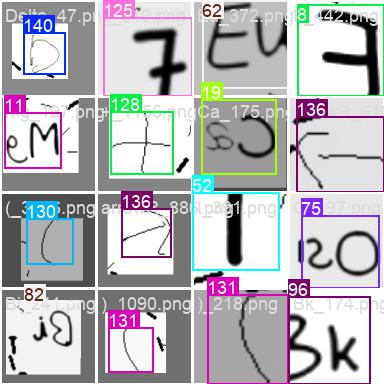
#> input picture Model/chemical_elements_training/phase2_elements_oversampled_1/train_batch0.jpg, 384 x 384 px
$ python -i preprocess.py   (imports and definitions only)
#> lines starting #> are read from the running program, lines starting #| are printed output that depends on the picture; after the words box and inside, x2 and y2 are one past the last pixel; in counts of white or black regions, pixels touching at a corner belong together
#> further down, picture is the input picture: shape (384, 384, 3); mean B, G, R 187.1, 182.7, 184
import cv2
import numpy as np
from sklearn.cluster import DBSCAN


def filter_corners_dbscan(corners, eps=15, min_samples=2):
    """
    使用DBSCAN聚类过滤孤立角点
    """
    if corners is None:
        return None, np.array([])

    if len(corners) < 2:
        return corners, np.array([0] * len(corners)) if len(corners) > 0 else np.array([])

    corners_array = np.array([corner.ravel() for corner in corners])

    # 执行DBSCAN聚类
    clustering = DBSCAN(eps=eps, min_samples=min_samples).fit(corners_array)
    labels = clustering.labels_

    # 找出非噪声点（label != -1）
    non_noise_indices = np.where(labels != -1)[0]

    if len(non_noise_indices) > 0:
        filtered_corners = corners[non_noise_indices]
        filtered_labels = labels[non_noise_indices]
        print(f"DBSCAN过滤: 从 {len(corners)} 个角点中保留 {len(filtered_corners)} 个角点")
        return filtered_corners, filtered_labels
    else:
        print("DBSCAN过滤: 所有角点都被识别为噪声，返回原始角点")
        return corners, labels


def preprocess(img):
    # ==================================初步预处理===================================
    # 转换为灰度图
    img_1 = cv2.cvtColor(img, cv2.COLOR_BGR2GRAY)
    # 比例缩放
    scale_percent = 50  # 缩放为原来的20%
    width = int(img_1.shape[1] * scale_percent / 100)
#> width = 192
    height = int(img_1.shape[0] * scale_percent / 100)
#> height = 192
    dim = (width, height)
#> dim = (192, 192)
    img_1 = cv2.resize(img_1, dim, interpolation=cv2.INTER_AREA)
#> img_1: shape (192, 192)
    # 添加高斯去噪
    img_2 = cv2.GaussianBlur(img_1, (3, 3), 0)  # 高斯核大小为3x3
    # 自适应阈值二值化
    img_3 = cv2.adaptiveThreshold(img_2, 255, cv2.ADAPTIVE_THRESH_GAUSSIAN_C, cv2.THRESH_BINARY, 15, 14)
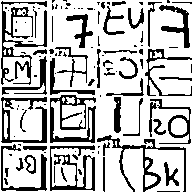
#> img_3: shape (192, 192); 74.1% white; 108 black regions (63 under 20 px), largest, box (x1, y1, x2, y2) and area: (1, 1, 47, 85) 1038, (50, 95, 96, 143) 887, (97, 135, 186, 192) 802
    # 开运算
    kernel_1 = np.ones((2, 2), np.uint8)
    img_4 = cv2.morphologyEx(img_3, cv2.MORPH_CLOSE, kernel_1)
#> img_4: shape (192, 192); 76.4% white; 143 black regions (69 under 20 px), largest, box (x1, y1, x2, y2) and area: (51, 107, 97, 144) 455, (120, 146, 162, 192) 447, (3, 108, 48, 144) 445
    # kernel_11 = np.ones((2, 2), np.uint8)
    # img_4 = cv2.morphologyEx(img_4, cv2.MORPH_OPEN, kernel_11)
    # 将四个图像水平拼接成一行四列
    img_5 = np.hstack([img_1, img_2, img_3, img_4])
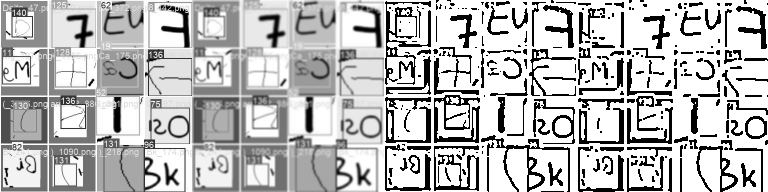
#> img_5: shape (192, 768); min 0, max 255, mean 187.8
    # 调整显示窗口大小以适应拼接后的图像
    # cv2.imshow('Pro', img_5)

    # ==============================Shi-Tomasi 角点检测================================
    img_corner = img_4.copy()
    # 检测参数
    max_corners = 100  # 要检测的最大角点数量
    quality_level = 0.01  # 角点质量水平（0-1之间）
    min_distance = 10  # 角点之间的最小欧式距离
    # 执行角点检测
    corners_1 = cv2.goodFeaturesToTrack(img_corner, max_corners, quality_level, min_distance)
#> corners_1 = 100 rows, first 8: [115, 147], [20, 150], [109, 70], [61, 53], [142, 4], [90, 157], [64, 157], [12, 156]

    # ----------------------------------创建显示图像-----------------------------------------
    img_display_original = cv2.resize(img, dim, interpolation=cv2.INTER_AREA).copy()
    img_display_filtered = cv2.resize(img, dim, interpolation=cv2.INTER_AREA).copy()
    # ------------------------绘制原始角点（第一张图）----------------------------
    if corners_1 is not None:
        corners_1_array = np.array([corner.ravel() for corner in corners_1], dtype=np.int32)
#> corners_1_array = 100 pairs, first value 3 to 190, second value 2 to 189
        # 在第一张图上绘制所有原始角点（红色）
        for corner in corners_1_array:
            x, y = corner
            cv2.circle(img_display_original, (x, y), 4, (0, 0, 255), -1)  # 红色圆点
            cv2.putText(img_display_original, f'({x},{y})', (x + 5, y - 5),
                        cv2.FONT_HERSHEY_SIMPLEX, 0.3, (0, 0, 255), 1)
#> this loop made 100 passes
#> (x, y) on passes 1 to 12: (115, 147), (20, 150), (109, 70), (61, 53), (142, 4), (90, 157), (64, 157), (12, 156), (25, 132), (86, 129), (13, 109), (31, 84)
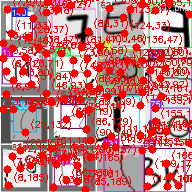
#> img_display_original: shape (192, 192, 3); mean B, G, R 129.2, 126.5, 206.5
        print(f"原始角点数量: {len(corners_1)}")
#| 原始角点数量: 100
    # ------------------------使用DBSCAN去除噪声角点-----------------------------
    if corners_1 is not None:
        corners_2, labels = filter_corners_dbscan(corners_1, eps=20, min_samples=2)
#> in filter_corners_dbscan, `corners_array = np.array([corner.ravel() for corner in corners])`: corners_array has the same summary as corners_1_array in preprocess
#> in filter_corners_dbscan, `labels = clustering.labels_`: labels = 100 values, max 0 at index 0, min -1 at index 48, mean -0.02
#> in filter_corners_dbscan, `non_noise_indices = np.where(labels != -1)[0]`: non_noise_indices = 98 values from 0 to 99
#> in filter_corners_dbscan, `filtered_corners = corners[non_noise_indices]`: filtered_corners = 98 rows, first 8: [115, 147], [20, 150], [109, 70], [61, 53], [142, 4], [90, 157], [64, 157], [12, 156]
#> in filter_corners_dbscan, `filtered_labels = labels[non_noise_indices]`: filtered_labels = 98 values from 0 to 0
#| DBSCAN过滤: 从 100 个角点中保留 98 个角点
#> corners_2 has the same summary as filtered_corners in filter_corners_dbscan; labels = 98 values from 0 to 0
        # 确保labels有正确的长度
        if corners_2 is not None:
            if len(labels) != len(corners_2):
                # 如果长度不匹配，创建对应的标签
                if len(corners_2) == len(corners_1):
                    labels = np.array([0] * len(corners_2))  # 所有点属于同一个簇
                else:
                    labels = np.array([0] * len(corners_2))  # 默认标签
        # 在第二张图上绘制过滤后的角点（用不同颜色显示不同簇）
        if corners_2 is not None:
            corners_2_array = np.array([corner.ravel() for corner in corners_2], dtype=np.int32)
#> corners_2_array = 98 pairs, first value 3 to 178, second value 2 to 189
            # 为每个簇分配不同颜色
            colors = [(0, 255, 0), (255, 0, 0), (0, 255, 255), (255, 255, 0),
                      (255, 0, 255), (0, 128, 255), (255, 128, 0), (128, 255, 0)]
            # 获取非噪声点的标签
            non_noise_labels = labels[labels != -1]
#> non_noise_labels = 98 values from 0 to 0
            for i, corner in enumerate(corners_2_array):
                x, y = corner
                color_idx = non_noise_labels[i] % len(colors)
                color = colors[color_idx]
                # 绘制角点
                cv2.circle(img_display_filtered, (x, y), 4, color, -1)
                cv2.putText(img_display_filtered, f'C{non_noise_labels[i]}', (x + 5, y - 5),
                            cv2.FONT_HERSHEY_SIMPLEX, 0.4, color, 1)
                # 在原始图上也用绿色标记保留的点（便于对比）
                cv2.circle(img_display_original, (x, y), 6, (0, 255, 0), 2)
#> this loop made 98 passes
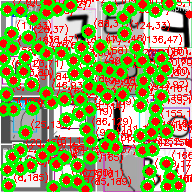
#> img_display_original: shape (192, 192, 3); mean B, G, R 88.9, 155.9, 153.4
            print(f"过滤后角点数量: {len(corners_2)}")
#| 过滤后角点数量: 98
            # 在过滤后的图上添加统计信息
            cv2.putText(img_display_filtered, f'Clusters: {len(set(non_noise_labels))}',
                        (10, 30), cv2.FONT_HERSHEY_SIMPLEX, 0.7, (0, 0, 0), 2)
            cv2.putText(img_display_filtered, f'Points: {len(corners_2)}',
                        (10, 60), cv2.FONT_HERSHEY_SIMPLEX, 0.7, (0, 0, 0), 2)
        # 在原始图上添加统计信息
        cv2.putText(img_display_original, f'Original Points: {len(corners_1)}',
                    (10, 30), cv2.FONT_HERSHEY_SIMPLEX, 0.7, (0, 0, 0), 2)
        cv2.putText(img_display_original, f'Filtered Points: {len(corners_2) if corners_2 is not None else 0}',
                    (10, 60), cv2.FONT_HERSHEY_SIMPLEX, 0.7, (0, 0, 0), 2)

    # 显示两张对比图
    img_6 = np.hstack([img_display_original, img_display_filtered])
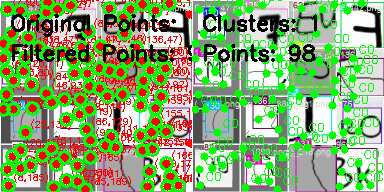
#> img_6: shape (192, 384, 3); mean B, G, R 112, 168.1, 141.3
    # cv2.imshow('compare', img_6)

    # ==============================边界范围计算和ROI提取================================
    roi_binary = None
    if corners_2 is not None and len(corners_2) > 0:
        corners_array = np.array([corner.ravel() for corner in corners_2], dtype=np.int32)
#> corners_array has the same summary as corners_2_array

        # 计算边界矩形
        x_min, y_min = np.min(corners_array, axis=0)
#> x_min = 3; y_min = 2
        x_max, y_max = np.max(corners_array, axis=0)
#> x_max = 178; y_max = 189

        # 扩大边界（在周围加一圈）
        expand_pixels = 8  # 扩大10个像素
        x_min_expanded = max(0, x_min - expand_pixels)
#> x_min_expanded = 0
        y_min_expanded = max(0, y_min - expand_pixels)
#> y_min_expanded = 0
        x_max_expanded = min(width, x_max + expand_pixels)
#> x_max_expanded = 186
        y_max_expanded = min(height, y_max + expand_pixels)
#> y_max_expanded = 192

        # 创建带有边界的显示图像
        img_with_boundaries = cv2.resize(img, dim, interpolation=cv2.INTER_AREA).copy()

        # 绘制角点
        for corner in corners_array:
            x, y = corner
            cv2.circle(img_with_boundaries, (x, y), 3, (0, 0, 255), -1)
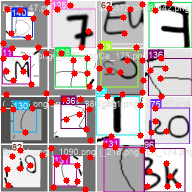
#> img_with_boundaries: shape (192, 192, 3); mean B, G, R 173.5, 169.9, 190.6

        # 绘制原始边界矩形（绿色）
        cv2.rectangle(img_with_boundaries, (x_min, y_min), (x_max, y_max), (0, 255, 0), 2)

        # 绘制扩大后的红边框
        cv2.rectangle(img_with_boundaries, (x_min_expanded, y_min_expanded),
                      (x_max_expanded, y_max_expanded), (0, 0, 255), 3)

        # ROI提取
        # 在二值图上分割（使用扩大后的边界）
        img_4_resized = cv2.resize(img_4, dim, interpolation=cv2.INTER_AREA)
        roi_binary = img_4_resized[y_min_expanded:y_max_expanded, x_min_expanded:x_max_expanded]
        # 显示边界和ROI结果
        # cv2.imshow('Expanded_Boundaries', img_with_boundaries)

        # if roi_binary.size > 0:
        #     # cv2.imshow('ROI_res', roi_binary)
        #     cv2.imwrite('ROI_res.png', roi_binary)

        # 打印边界信息
        print(f"\n=== 边界信息 ===")
        print(f"原始边界矩形: ({x_min}, {y_min}) - ({x_max}, {y_max})")
#| 原始边界矩形: (3, 2) - (178, 189)
        print(f"原始边界尺寸: {x_max - x_min} x {y_max - y_min}")
#| 原始边界尺寸: 175 x 187
        print(f"扩大后边界: ({x_min_expanded}, {y_min_expanded}) - ({x_max_expanded}, {y_max_expanded})")
#| 扩大后边界: (0, 0) - (186, 192)
        print(f"扩大后尺寸: {x_max_expanded - x_min_expanded} x {y_max_expanded - y_min_expanded}")
#| 扩大后尺寸: 186 x 192
        print(f"扩大像素: {expand_pixels}")
    else:
        print("没有有效的角点进行边界计算")

    return roi_binary


# [39 lines left out: function alpha, not called in this run]


def preprocess_to_45x45(img):
    """
    对输入图片进行预处理，输出45x45的等比例缩放结果

    参数
    ------
    img : np.ndarray
        输入图像，BGR格式

    返回
    ------
    np.ndarray
        45x45的预处理结果，保持原始比例，居中显示在白底上
    """
    if img is None:
        return None

    # 预处理
    roi = preprocess(img)

    if roi is not None and (not hasattr(roi, 'size') or roi.size > 0):
        # 保持比例缩放：长边缩放到45像素，短边等比例缩放
        h, w = roi.shape[:2]
#> h = 192; w = 186
        max_size = 45

        # 计算缩放比例
        if h > w:
            # 高度是长边
            scale = max_size / h
#> scale = 0.234
            new_h = max_size
            new_w = int(w * scale)
#> new_w = 43
        else:
            # 宽度是长边
            scale = max_size / w
            new_w = max_size
            new_h = int(h * scale)

        # 缩放图像
        roi_scaled = cv2.resize(roi, (new_w, new_h), interpolation=cv2.INTER_AREA)

        # 确保是3维的（BGR格式）
        if len(roi_scaled.shape) == 2:
            roi_scaled = cv2.cvtColor(roi_scaled, cv2.COLOR_GRAY2BGR)
#> roi_scaled: shape (45, 43, 3)

        # 创建45x45的白底画布
        canvas = np.ones((45, 45, 3), dtype=np.uint8) * 255

        # 计算居中位置
        start_y = (45 - new_h) // 2
        start_x = (45 - new_w) // 2
#> start_x = 1

        # 将缩放后的图像居中粘贴到画布上
        canvas[start_y:start_y + new_h, start_x:start_x + new_w] = roi_scaled
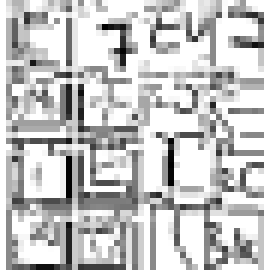
#> canvas: shape (45, 45, 3) (shown 6 times larger); min 0, max 255, mean 197.8

        return canvas
    else:
        # 如果预处理失败，返回黑色图片
        return np.zeros((45, 45, 3), dtype=np.uint8)


# [158 lines left out: function detect_intersections_and_crops, not called in this run]

>>> import cv2
>>> picture = cv2.imread('../Model/chemical_elements_training/phase2_elements_oversampled_1/train_batch0.jpg')
>>> result = preprocess_to_45x45(picture)

$ run again, on Model/chemical_elements_training/phase2_elements_oversampled_1/train_batch1.jpg
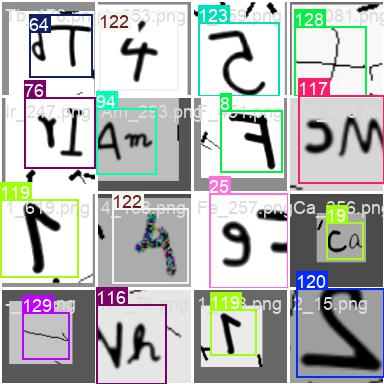
#> input picture Model/chemical_elements_training/phase2_elements_oversampled_1/train_batch1.jpg, 384 x 384 px
#> picture is the input picture: shape (384, 384, 3); mean B, G, R 184, 184.9, 182.8
#> img_3: shape (192, 192); 76% white; 102 black regions (48 under 20 px), largest, box (x1, y1, x2, y2) and area: (11, 1, 61, 92) 1015, (97, 145, 143, 192) 682, (145, 5, 192, 92) 578
#> img_4: shape (192, 192); 78.6% white; 132 black regions (63 under 20 px), largest, box (x1, y1, x2, y2) and area: (152, 145, 191, 186) 435, (50, 57, 96, 96) 361, (98, 146, 129, 192) 309
#> corners_1 = 100 rows, first 8: [13, 166], [27, 156], [189, 141], [13, 180], [35, 171], [17, 153], [68, 147], [153, 145]
#> corners_1_array = 100 pairs, first value 2 to 190, second value 3 to 190
#> the loop in preprocess, `for corner in corners_1_array:` made 100 passes
#> after the loop in preprocess, `for corner in corners_1_array:`:
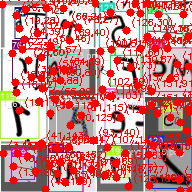
#> img_display_original: shape (192, 192, 3); mean B, G, R 131.3, 132.6, 206.3
#| 原始角点数量: 100
#> in filter_corners_dbscan, `corners_array = np.array([corner.ravel() for corner in corners])`: corners_array has the same summary as corners_1_array in preprocess
#> in filter_corners_dbscan, `labels = clustering.labels_`: labels = 100 values, max 5 at index 51, min -1 at index 39, mean 1.22
#> non_noise_indices = 96 values from 0 to 98
#> filtered_corners = 96 rows, first 8: [13, 166], [27, 156], [189, 141], [13, 180], [35, 171], [17, 153], [68, 147], [153, 145]
#> filtered_labels = 96 values, max 5 at index 50, min 0 at index 0, mean 1.31
#| DBSCAN过滤: 从 100 个角点中保留 96 个角点
#> in preprocess, `corners_2, labels = filter_corners_dbscan(corners_1, eps=20, min_sampl..`: corners_2 has the same summary as filtered_corners in filter_corners_dbscan; labels has the same summary as filtered_labels in filter_corners_dbscan
#> corners_2_array = 96 pairs, first value 2 to 190, second value 3 to 190
#> non_noise_labels has the same summary as filtered_labels in filter_corners_dbscan
#> the loop in preprocess, `for i, corner in enumerate(corners_2_array):` made 96 passes
#> (x, y, color_idx, color) on passes 1 to 8: (13, 166, 0, (0, 255, 0)), (27, 156, 0, (0, 255, 0)), (189, 141, 1, (255, 0, 0)), (13, 180, 0, (0, 255, 0)), (35, 171, 0, (0, 255, 0)), (17, 153, 0, (0, 255, 0)), (68, 147, 0, (0, 255, 0)), (153, 145, 2, (0, 255, 255))
#| 过滤后角点数量: 96
#> in preprocess, `corners_array = np.array([corner.ravel() for corner in corners_2], dty..`: corners_array has the same summary as corners_2_array
#> x_min = 2; y_min = 3
#> x_max = 190
#> x_min_expanded = 0
#> x_max_expanded = 192
#> the loop in preprocess, `for corner in corners_array:` made 96 passes
#| 原始边界矩形: (2, 3) - (190, 190)
#| 原始边界尺寸: 188 x 187
#| 扩大后边界: (0, 0) - (192, 192)
#| 扩大后尺寸: 192 x 192
#> in preprocess_to_45x45, `roi_scaled = cv2.resize(roi, (new_w, new_h), interpolation=cv2.INTER_A..`:
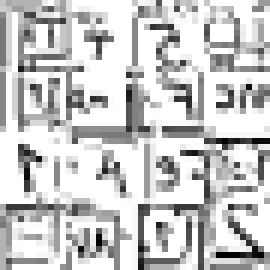
#> roi_scaled: shape (45, 45) (shown 6 times larger); min 0, max 255, mean 200.5

$ run again, on Model/chemical_elements_training/phase2_elements_oversampled_1/train_batch2.jpg
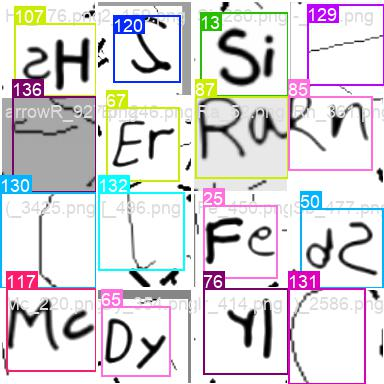
#> input picture Model/chemical_elements_training/phase2_elements_oversampled_1/train_batch2.jpg, 384 x 384 px
#> picture is the input picture: shape (384, 384, 3); mean B, G, R 216.1, 213.7, 215.5
#> img_3: shape (192, 192); 78.3% white; black in thin lines or dots
#> img_4: shape (192, 192); 80.1% white; 134 black regions (65 under 20 px), largest, box (x1, y1, x2, y2) and area: (50, 2, 96, 49) 574, (102, 136, 162, 190) 518, (0, 151, 31, 189) 268
#> corners_1 = 100 rows, first 8: [49, 105], [50, 182], [132, 117], [170, 105], [22, 11], [56, 154], [156, 105], [113, 103]
#> corners_1_array = 100 pairs, first value 5 to 189, second value 4 to 190
#> the loop in preprocess, `for corner in corners_1_array:` made 100 passes
#> after the loop in preprocess, `for corner in corners_1_array:`:
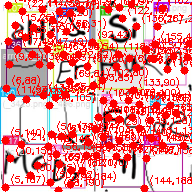
#> img_display_original: shape (192, 192, 3); mean B, G, R 150.3, 149.1, 229.8
#| 原始角点数量: 100
#> in filter_corners_dbscan, `corners_array = np.array([corner.ravel() for corner in corners])`: corners_array has the same summary as corners_1_array in preprocess
#> in filter_corners_dbscan, `labels = clustering.labels_`: labels = 100 values, max 3 at index 49, min -1 at index 35, mean 0.16
#> non_noise_indices = 97 values from 0 to 99
#> filtered_corners = 97 rows, first 8: [49, 105], [50, 182], [132, 117], [170, 105], [22, 11], [56, 154], [156, 105], [113, 103]
#> filtered_labels = 97 values, max 3 at index 46, min 0 at index 0, mean 0.196
#| DBSCAN过滤: 从 100 个角点中保留 97 个角点
#> in preprocess, `corners_2, labels = filter_corners_dbscan(corners_1, eps=20, min_sampl..`: corners_2 has the same summary as filtered_corners in filter_corners_dbscan; labels has the same summary as filtered_labels in filter_corners_dbscan
#> corners_2_array = 97 pairs, first value 5 to 189, second value 4 to 190
#> non_noise_labels has the same summary as filtered_labels in filter_corners_dbscan
#> the loop in preprocess, `for i, corner in enumerate(corners_2_array):` made 97 passes
#> (x, y, color_idx, color) on passes 1 to 8: (49, 105, 0, (0, 255, 0)), (50, 182, 0, (0, 255, 0)), (132, 117, 0, (0, 255, 0)), (170, 105, 0, (0, 255, 0)), (22, 11, 0, (0, 255, 0)), (56, 154, 0, (0, 255, 0)), (156, 105, 0, (0, 255, 0)), (113, 103, 0, (0, 255, 0))
#| 过滤后角点数量: 97
#> in preprocess, `corners_array = np.array([corner.ravel() for corner in corners_2], dty..`: corners_array has the same summary as corners_2_array
#> x_min = 5; y_min = 4
#> x_max = 189; y_max = 190
#> x_min_expanded = 0
#> x_max_expanded = 192
#> the loop in preprocess, `for corner in corners_array:` made 97 passes
#| 原始边界矩形: (5, 4) - (189, 190)
#| 原始边界尺寸: 184 x 186
#| 扩大后边界: (0, 0) - (192, 192)
#| 扩大后尺寸: 192 x 192
#> in preprocess_to_45x45, `roi_scaled = cv2.resize(roi, (new_w, new_h), interpolation=cv2.INTER_A..`:
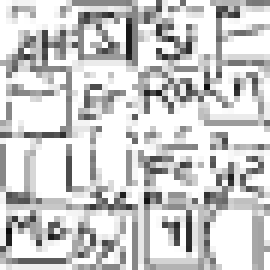
#> roi_scaled: shape (45, 45) (shown 6 times larger); min 10, max 255, mean 204.2

$ run again, on Model/chemical_elements_training/phase2_elements_oversampled_1/val_batch0_pred.jpg
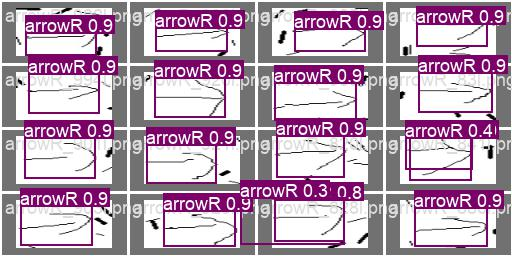
#> input picture Model/chemical_elements_training/phase2_elements_oversampled_1/val_batch0_pred.jpg, 512 x 256 px
#> picture is the input picture: shape (256, 512, 3); mean B, G, R 179.4, 160, 182.9
#> img_3: shape (128, 256); 63.7% white; 105 black regions (77 under 20 px), largest, box (x1, y1, x2, y2) and area: (1, 1, 63, 127) 2920, (193, 1, 255, 90) 1714, (65, 1, 127, 59) 1157
#> img_4: shape (128, 256); 68.4% white; 191 black regions (88 under 20 px), largest, box (x1, y1, x2, y2) and area: (3, 41, 64, 71) 431, (3, 12, 64, 39) 415, (112, 89, 192, 103) 409
#> corners_1 = 100 rows, first 8: [117, 72], [181, 35], [57, 16], [94, 14], [12, 123], [118, 118], [163, 117], [90, 115]
#> corners_1_array = 100 pairs, first value 2 to 253, second value 2 to 124
#> the loop in preprocess, `for corner in corners_1_array:` made 100 passes
#| 原始角点数量: 100
#> in filter_corners_dbscan, `corners_array = np.array([corner.ravel() for corner in corners])`: corners_array has the same summary as corners_1_array in preprocess
#> in filter_corners_dbscan, `labels = clustering.labels_`: labels = 100 values, max 5 at index 24, min 0 at index 0, mean 2.03
#> non_noise_indices = 100 values from 0 to 99
#> filtered_corners has the same summary as corners_1 in preprocess
#> filtered_labels has the same summary as labels
#| DBSCAN过滤: 从 100 个角点中保留 100 个角点
#> in preprocess, `corners_2, labels = filter_corners_dbscan(corners_1, eps=20, min_sampl..`: corners_2 has the same summary as corners_1
#> corners_2_array has the same summary as corners_1_array
#> non_noise_labels has the same summary as labels in filter_corners_dbscan
#> the loop in preprocess, `for i, corner in enumerate(corners_2_array):` made 100 passes
#> (x, y, color_idx, color) on passes 1 to 8: (117, 72, 0, (0, 255, 0)), (181, 35, 1, (255, 0, 0)), (57, 16, 2, (0, 255, 255)), (94, 14, 2, (0, 255, 255)), (12, 123, 3, (255, 255, 0)), (118, 118, 1, (255, 0, 0)), (163, 117, 1, (255, 0, 0)), (90, 115, 2, (0, 255, 255))
#| 过滤后角点数量: 100
#> in preprocess, `corners_array = np.array([corner.ravel() for corner in corners_2], dty..`: corners_array has the same summary as corners_1_array
#> x_min = 2
#> x_max = 253; y_max = 124
#> x_min_expanded = 0
#> x_max_expanded = 256
#> y_max_expanded = 128
#> the loop in preprocess, `for corner in corners_array:` made 100 passes
#| 原始边界矩形: (2, 2) - (253, 124)
#| 原始边界尺寸: 251 x 122
#| 扩大后边界: (0, 0) - (256, 128)
#| 扩大后尺寸: 256 x 128
#> in preprocess_to_45x45, `canvas[start_y:start_y + new_h, start_x:start_x + new_w] = roi_scaled`:
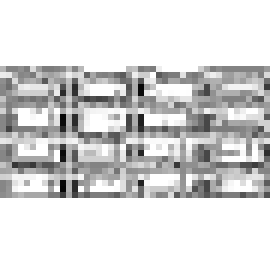
#> canvas: shape (45, 45, 3) (shown 6 times larger); min 5, max 255, mean 215.6
